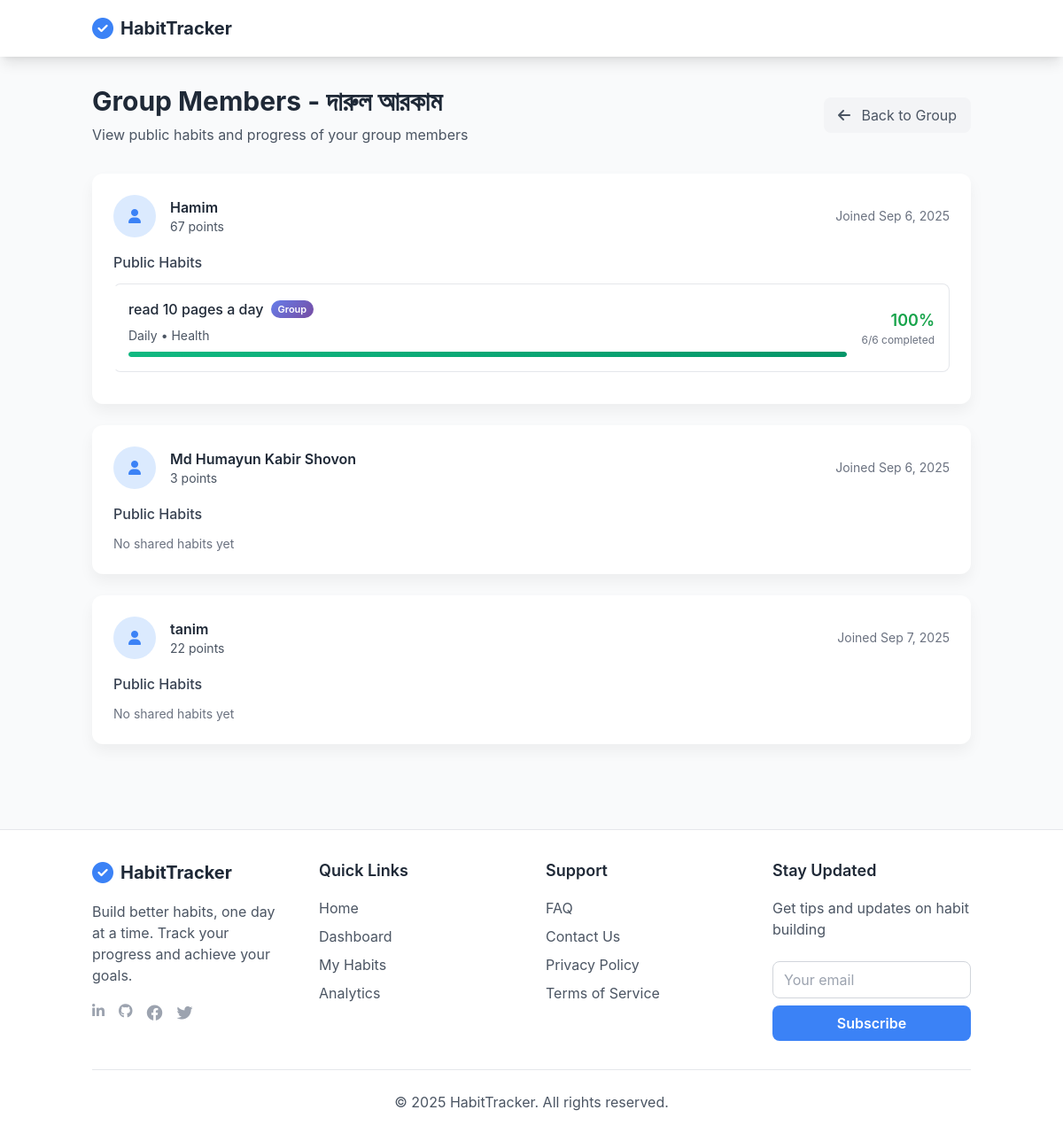
The page /group-members.php?group_id=2 (signed in) on the database its author committed.
### tables this page shows
CREATE TABLE `group_members` (
  `id` int(11) NOT NULL,
  `group_id` int(11) DEFAULT NULL,
  `user_id` int(11) DEFAULT NULL,
  `joined_at` timestamp NOT NULL DEFAULT current_timestamp(),
  `role` enum('admin','member') DEFAULT 'member'
);

CREATE TABLE `groups` (
  `id` int(11) NOT NULL,
  `name` varchar(100) NOT NULL,
  `description` text DEFAULT NULL,
  `created_by` int(11) DEFAULT NULL,
  `is_public` tinyint(1) DEFAULT 1,
  `created_at` timestamp NOT NULL DEFAULT current_timestamp(),
  `allow_member_visibility` tinyint(1) DEFAULT 1
);

CREATE TABLE `users` (
  `id` int(11) NOT NULL,
  `username` varchar(50) NOT NULL,
  `email` varchar(100) NOT NULL,
  `password_hash` varchar(255) NOT NULL,
  `created_at` timestamp NOT NULL DEFAULT current_timestamp()
);

CREATE TABLE `user_points` (
  `id` int(11) NOT NULL,
  `user_id` int(11) NOT NULL,
  `points` int(11) DEFAULT 0
);

CREATE TABLE `habits` (
  `id` int(11) NOT NULL,
  `user_id` int(11) NOT NULL,
  `name` varchar(255) NOT NULL,
  `description` text DEFAULT NULL,
  `frequency` enum('daily','weekly','custom') NOT NULL,
  `custom_days` varchar(20) DEFAULT NULL,
  `start_date` date NOT NULL,
  `end_date` date DEFAULT NULL,
  `created_at` timestamp NOT NULL DEFAULT current_timestamp(),
  `category` enum('health','productivity','learning','fitness','others') DEFAULT 'health',
  `is_public` tinyint(1) DEFAULT 0,
  `is_visible_to_group` tinyint(1) DEFAULT 0
);

### group-members.php (the view, shortened to what this page needs)
<?php
require_once 'config.php';
$group_id = $_GET['group_id'] ?? 0;
$user_id = $_SESSION['user_id'];
$stmt = $pdo->prepare("
    SELECT g.*, gm.role
    FROM groups g
    JOIN group_members gm ON g.id = gm.group_id
    WHERE g.id = ? AND gm.user_id = ? AND g.allow_member_visibility = 1
");
$stmt->execute([$group_id, $user_id]);
$group = $stmt->fetch();
$stmt = $pdo->prepare("
    SELECT u.id, u.username, u.email, up.points, gm.joined_at
    FROM group_members gm
    JOIN users u ON gm.user_id = u.id
    LEFT JOIN user_points up ON u.id = up.user_id
    WHERE gm.group_id = ?
    ORDER BY u.username ASC
");
$stmt->execute([$group_id]);
$members = $stmt->fetchAll();
$member_habits = [];
foreach ($members as $member) {
    $stmt = $pdo->prepare("
        SELECT h.*,
               (SELECT COUNT(*) FROM habit_progress hp WHERE hp.habit_id = h.id AND hp.completed = 1) as completed_count,
               (SELECT COUNT(*) FROM habit_progress hp WHERE hp.habit_id = h.id) as total_count
        FROM habits h
        WHERE h.user_id = ? AND (h.is_public = 1 OR h.is_visible_to_group = 1)
        ORDER BY h.created_at DESC
    ");
    $stmt->execute([$member['id']]);
    $member_habits[$member['id']] = $stmt->fetchAll();
}
require_once 'header.php';
?>
<div class="max-w-6xl mx-auto">
    <div class="flex items-center justify-between mb-8">
        <div>
            <h1 class="text-3xl font-bold text-gray-800 mb-2">Group Members - <?php echo htmlspecialchars($group['name']); ?></h1>
            <p class="text-gray-600">View public habits and progress of your group members</p>
        </div>
        <a href="group.php?id=<?php echo $group_id; ?>" class="bg-gray-100 text-gray-600 px-4 py-2 rounded-lg hover:bg-gray-200 transition">
            <i class="fas fa-arrow-left mr-2"></i> Back to Group
        </a>
    </div>
    <div class="grid grid-cols-1 gap-6">
        <?php foreach ($members as $member): ?>
            <div class="app-card p-6">
                <div class="flex items-center justify-between mb-4">
                    <div class="flex items-center space-x-4">
                        <div class="w-12 h-12 bg-blue-100 rounded-full flex items-center justify-center">
                            <i class="fas fa-user text-blue-500"></i>
                        </div>
                        <div>
                            <h3 class="font-semibold text-gray-800"><?php echo htmlspecialchars($member['username']); ?></h3>
                            <p class="text-sm text-gray-600"><?php echo $member['points'] ?? 0; ?> points</p>
                        </div>
                    </div>
                    <span class="text-sm text-gray-500">
                        Joined <?php echo date('M j, Y', strtotime($member['joined_at'])); ?>
                    </span>
                </div>
                <h4 class="font-medium text-gray-700 mb-3">Public Habits</h4>
                <div class="space-y-3">
                    <?php if (empty($member_habits[$member['id']])): ?>
                        <p class="text-gray-500 text-sm">No shared habits yet</p>
                    <?php else: ?>
                        <?php foreach ($member_habits[$member['id']] as $habit):
                            $completion_rate = $habit['total_count'] > 0
                                ? round(($habit['completed_count'] / $habit['total_count']) * 100)
                                : 0;
                        ?>
                            <div class="member-habit-card flex items-center justify-between p-4 border rounded-lg mb-3">
                                <div class="flex-1">
                                    <div class="flex items-center mb-2">
                                        <div class="font-medium text-gray-800"><?php echo htmlspecialchars($habit['name']); ?></div>
                                        <?php if ($habit['is_visible_to_group']): ?>
                                            <span class="group-visible-badge">Group</span>
                                        <?php endif; ?>
                                    </div>
                                    <div class="text-sm text-gray-600 mb-2">
                                        <?php echo ucfirst($habit['frequency']); ?> • <?php echo ucfirst($habit['category']); ?>
                                    </div>
                                    <div class="habit-progress-bar">
                                        <div class="habit-progress-fill" style="width: <?php echo $completion_rate; ?>%"></div>
                                    </div>
                                </div>
                                <div class="text-right ml-4">
                                    <div class="text-lg font-semibold <?php echo $completion_rate >= 80 ? 'text-green-600' : ($completion_rate >= 50 ? 'text-yellow-600' : 'text-red-600'); ?>">
                                        <?php echo $completion_rate; ?>%
                                    </div>
                                    <div class="text-xs text-gray-500">
                                        <?php echo $habit['completed_count']; ?>/<?php echo $habit['total_count']; ?> completed
                                    </div>
                                </div>
                            </div>
                        <?php endforeach; ?>
                    <?php endif; ?>
                </div>
            </div>
        <?php endforeach; ?>
    </div>
</div>
<?php require_once 'footer.php'; ?>

### css/style.css (style rules this page uses)
body { background-color: #f0f4f8; font-family: 'Inter', -apple-system, BlinkMacSystemFont, 'Segoe UI', Roboto, sans-serif; color: #7f8c8d; }
.app-card { background-color: #ffffff; border-radius: 12px; box-shadow: 0 8px 16px rgba(0,0,0,0.05); transition: transform 0.2s ease, box-shadow 0.2s ease; }
.mb-4 { margin-bottom: 1rem; }
.p-4 { padding: 1rem; }
:root { --primary-color: #4a90e2; --success-color: #2ecc71; --danger-color: #e74c3c; --warning-color: #f1c40f; --border-radius: 12px; }
.group-visible-badge { background: linear-gradient(135deg, #667eea 0%, #764ba2 100%); color: white; padding: 2px 8px; border-radius: 12px; font-size: 11px; font-weight: 600; margin-left: 8px; }
.member-habit-card { transition: all 0.3s ease; border-left: 4px solid transparent; }
.habit-progress-bar { height: 6px; background: #e5e7eb; border-radius: 3px; overflow: hidden; margin-top: 8px; }
.habit-progress-fill { height: 100%; background: linear-gradient(90deg, #10b981, #059669); border-radius: 3px; transition: width 0.5s ease; }

### rows shown on the page
group_members: group.name "দারুল আরকাম", user.username "Hamim", user_points.points "67", joined_at "Sep 6, 2025"
habits: name "read 10 pages a day", is_visible_to_group "Group", frequency "Daily", category "Health", completion_rate "100", completed_count "6", total_count "6"
group_members: user.username "Md Humayun Kabir Shovon", user_points.points "3", joined_at "Sep 6, 2025", shows "No shared habits yet"
group_members: user.username "tanim", user_points.points "22", joined_at "Sep 7, 2025", shows "No shared habits yet"
